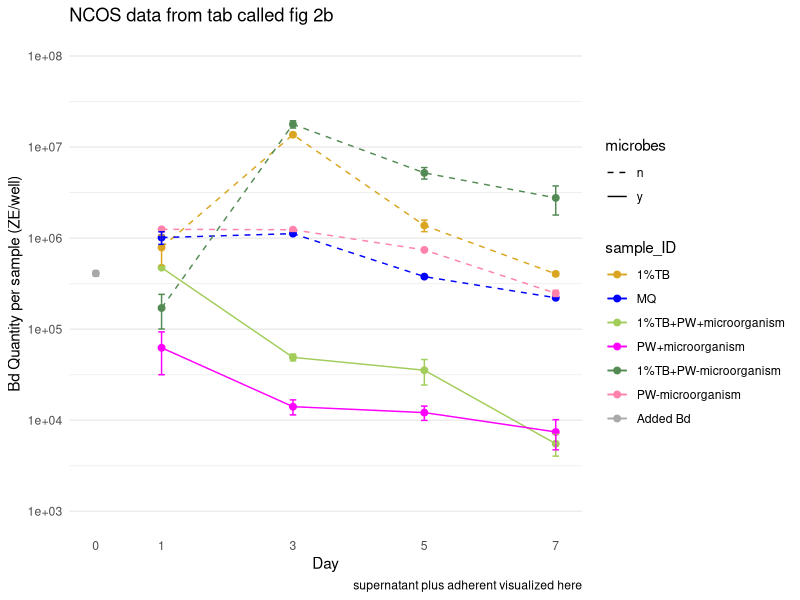
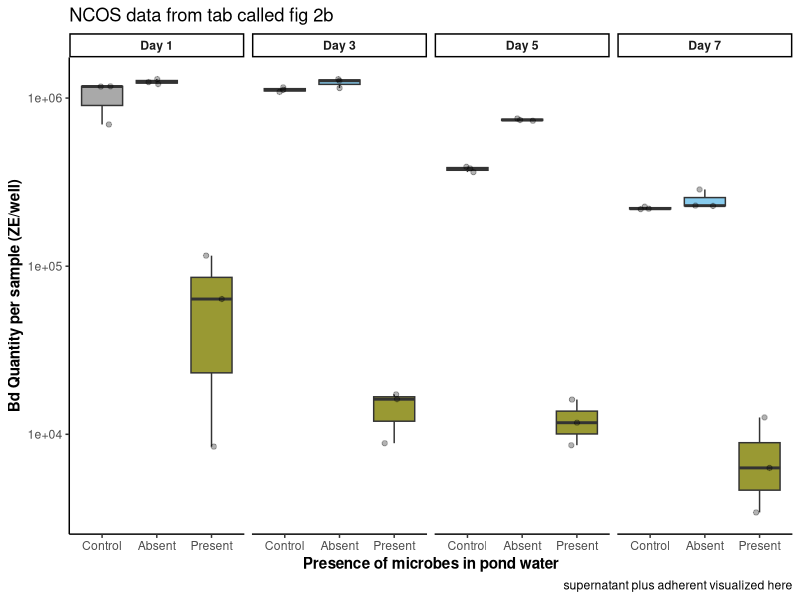
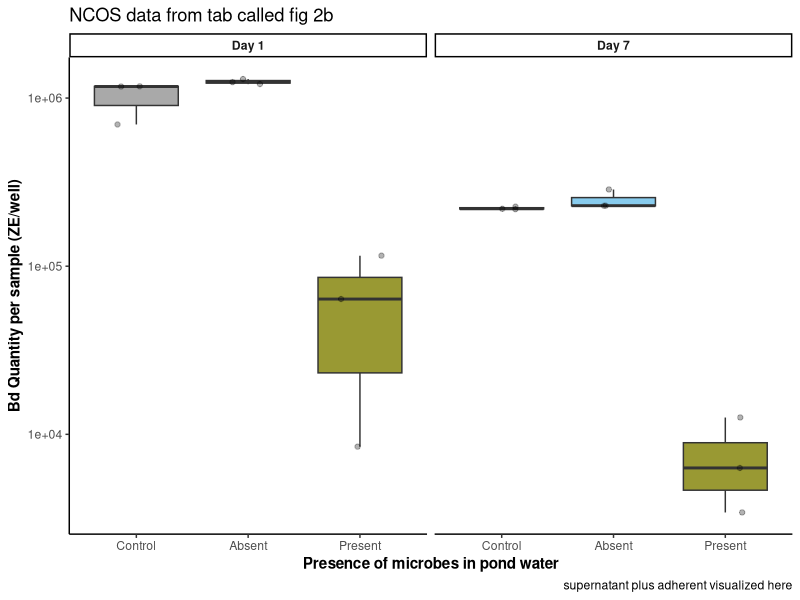
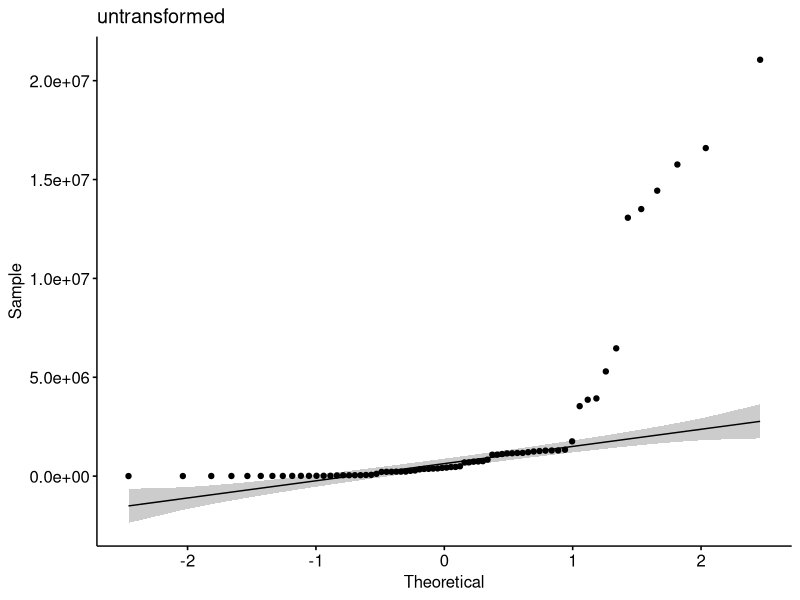
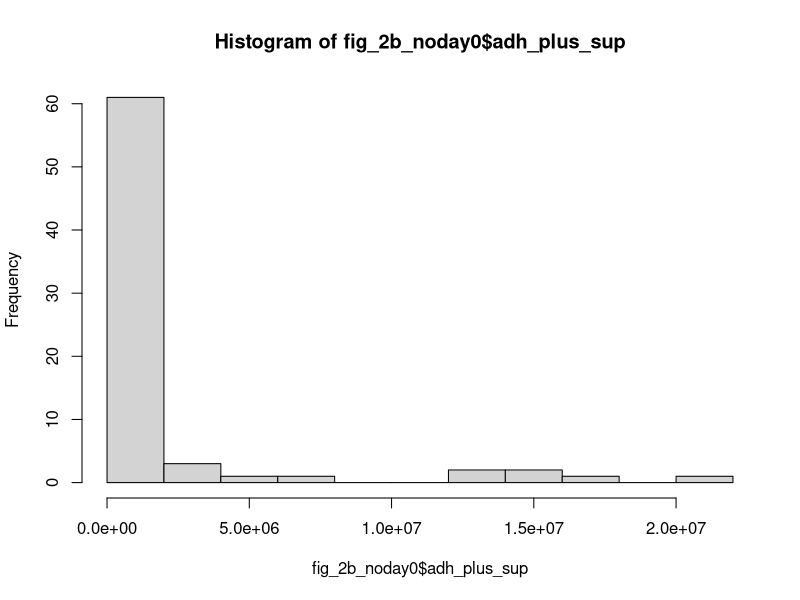
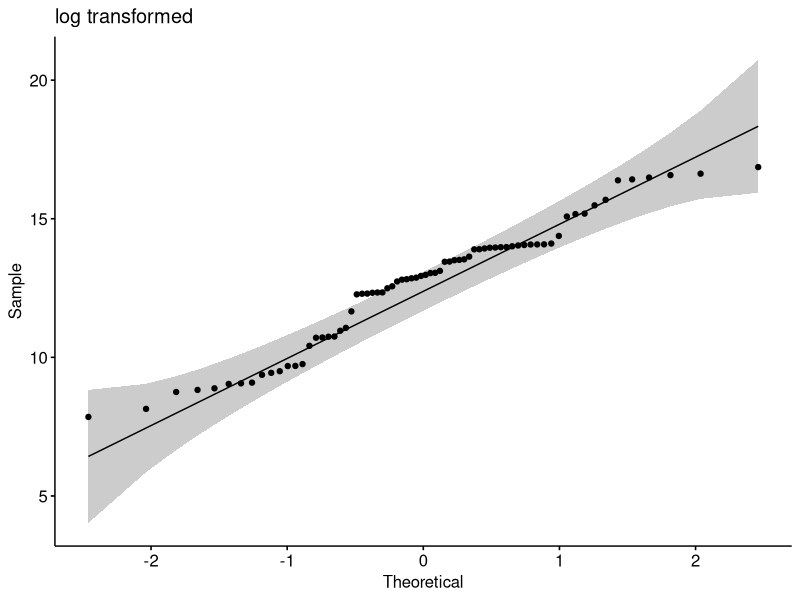
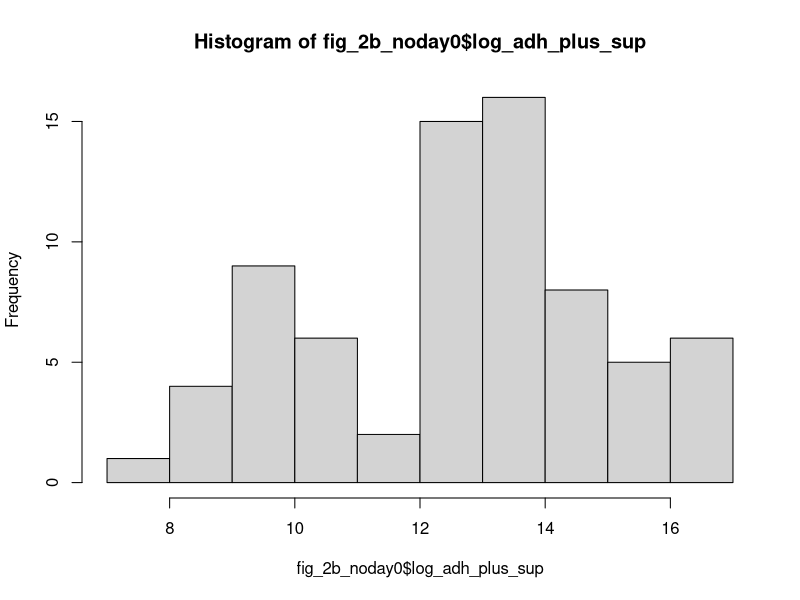
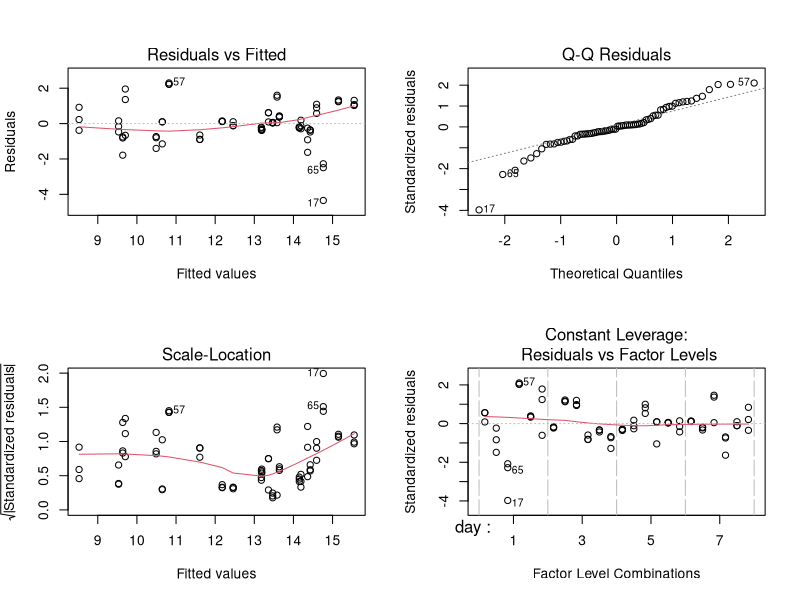

Source code (R) for these figures, in order:
## ---- chunk 1
#| warning: false

## read in and clean data
library(tidyverse) # for cleaning and viewing data
library(here) # for importing data
library(ggpubr)
library(rstatix)
library(ggplot2)
library(car)
library(multcomp)
library(nlme)

fig_2b <- read.csv(here("data", "final_NCOS_2024_reformatted_for_R.xlsx - Fig2B.csv"))
fig_3b <- read.csv(here("data", "final_NCOS_2024_reformatted_for_R.xlsx - Fig3B.csv"))
fig_4b <- read.csv(here("data", "final_NCOS_2024_reformatted_for_R.xlsx - Fig4B.csv"))

with_microbes_40_color <- "#999933"
no_microbes_.22_color <- "#88ccee"
## ---- chunk 2
# add column for microbes or no
fig_2b <- fig_2b %>% 
  mutate(microbes = case_when(
    str_detect(sample_ID, "\\+microorganism") ~ "y",
    TRUE ~ "n"
  )) %>% 
  # add column for TB or no
  mutate(TB = case_when(
    str_detect(sample_ID, "TB") ~ "y",
    TRUE ~ "n"
  )) %>% 
  # add column for PW or no
  mutate(PW = case_when(
    str_detect(sample_ID, "PW") ~ "y",
    TRUE ~ "n"
  ))
## ---- chunk 3
fig2b_summary <- fig_2b %>% 
  group_by(day, sample_ID) %>% 
  reframe(mean = mean(adh_plus_sup), # calculate the mean
            n = length(adh_plus_sup), # count the number of observations
            df = n - 1, # calculate the degrees of freedom
            sd = sd(adh_plus_sup), # calculate the standard deviation
            se = sd/sqrt(n), # calculate the standard error
          ) %>% 
  mutate(microbes = case_when(
    str_detect(sample_ID, "\\+microorganism") ~ "y",TRUE ~ "n")) %>% 
  # add column for TB or no
  mutate(TB = case_when(str_detect(sample_ID, "TB") ~ "y", TRUE ~ "n")) %>% 
  # add column for PW or no
  mutate(PW = case_when(str_detect(sample_ID, "PW") ~ "y", TRUE ~ "n")) 

fig2b_summary %>% 
  # reorder to match Renwei's plot
  mutate(sample_ID = factor(sample_ID, 
                            levels = c("1%TB", "MQ", "1%TB+PW+microorganism", "PW+microorganism", "1%TB+PW-microorganism", "PW-microorganism", "Added Bd"))) %>% 

  ggplot(aes(x = day, 
           y = mean, 
           color = sample_ID)) +
  geom_point(size = 2) +
  geom_errorbar(aes(ymin = mean - se, # plot the standard error
                    ymax = mean + se),
                width = 0.1) +
    geom_line(aes(linetype = microbes)) + 
  scale_y_log10(limits = c(1e3, 1e8), 
                breaks = c(1e3, 1e4, 1e5, 1e6, 1e7, 1e8)) +
  # vibes
  labs(x = "Day",
       y = "Bd Quantity per sample (ZE/well)",
       title = "NCOS data from tab called fig 2b",
       caption = "supernatant plus adherent visualized here") +
  scale_color_manual(values = c("1%TB" = "goldenrod", 
                                "MQ" = "blue", 
                                "1%TB+PW+microorganism" = "darkolivegreen3", 
                                "PW+microorganism" = "magenta", 
                                "1%TB+PW-microorganism" = "palegreen4", 
                                "PW-microorganism" = "palevioletred1",
                                "Added Bd" = "darkgrey")) + # Assign specific colors to match RC's plot
  scale_linetype_manual(values = c("n" = "dashed", 
                                   "y" = "solid")) +
  theme_minimal() +
  theme(
    panel.grid.major.x = element_blank(), # Remove major vertical grid lines
    panel.grid.minor.x = element_blank()) + # Remove minor vertical grid lines
  scale_x_continuous(breaks = c(0, 1, 3, 5, 7))
## ---- chunk 4
fig_2b %>% 
  filter(day != 0 ) %>%
  filter(TB != "y") %>% # remove all treatments with TB broth
 # filter(day != 3 & day != 5) %>% 
  
  ggplot(aes(y= adh_plus_sup, x = sample_ID, fill = sample_ID)) + 
    geom_boxplot() +
  geom_jitter(width = 0.2, alpha = 0.3) +
  scale_y_log10() + 
   facet_wrap(~day, nrow = 1, labeller = labeller(day = c("1" = "Day 1", "3" = "Day 3", 
                                                          "5" = "Day 5", "7" = "Day 7"))) +
    scale_fill_manual(values = c("PW+microorganism" = with_microbes_40_color, 
                                "PW-microorganism" = no_microbes_.22_color,
                                "MQ" = "darkgrey")) +
  scale_x_discrete (labels= c("PW+microorganism" = "Present", "PW-microorganism" = "Absent", "MQ" = "Control")) +
  labs(x = "Presence of microbes in pond water",
       y = "Bd Quantity per sample (ZE/well)",
       title = "NCOS data from tab called fig 2b",
       caption = "supernatant plus adherent visualized here") +
  theme_classic() +
   theme(legend.position = "none",
         strip.text = element_text(face="bold"),
         axis.title = element_text(face = "bold"))
## ---- chunk 5
fig_2b %>% 
  filter(day != 0 ) %>%
  filter(TB != "y") %>% # remove all treatments with TB broth
 filter(day != 3 & day != 5) %>% 
  
  ggplot(aes(y= adh_plus_sup, x = sample_ID, fill = sample_ID)) + 
    geom_boxplot() +
  geom_jitter(width = 0.2, alpha = 0.3) +
  scale_y_log10() + 
   facet_wrap(~day, nrow = 1, labeller = labeller(day = c("1" = "Day 1", "7" = "Day 7"))) +
    scale_fill_manual(values = c("PW+microorganism" = with_microbes_40_color, 
                                "PW-microorganism" = no_microbes_.22_color,
                                "MQ" = "darkgrey")) +
  scale_x_discrete (labels= c("PW+microorganism" = "Present", "PW-microorganism" = "Absent", "MQ" = "Control")) +
  labs(x = "Presence of microbes in pond water",
       y = "Bd Quantity per sample (ZE/well)",
       title = "NCOS data from tab called fig 2b",
       caption = "supernatant plus adherent visualized here") +
  theme_classic() +
   theme(legend.position = "none",
         strip.text = element_text(face="bold"),
         axis.title = element_text(face = "bold"))
## ---- chunk 6
# untransformed
fig_2b_noday0 <- fig_2b %>% 
  filter(day != 0) %>% 
  mutate(log_adh_plus_sup = log(adh_plus_sup)) # note: no zeroes so not log + 1
ggqqplot(fig_2b_noday0, "adh_plus_sup", title = "untransformed")
shapiro.test(fig_2b_noday0$adh_plus_sup) # nope
hist(fig_2b_noday0$adh_plus_sup) # note

# transformed
ggqqplot(fig_2b_noday0, "log_adh_plus_sup", title = "log transformed") # gorgeous
hist(fig_2b_noday0$log_adh_plus_sup) # better
shapiro.test(fig_2b_noday0$log_adh_plus_sup) # p-value = 0.01361, does not pass shapiro, but this has an n of 72 which is more than the recommended <50 samples

## ---- chunk 7
null <- lm(log_adh_plus_sup ~ 1,
  data = fig_2b_noday0)
AIC(null) #326.4356

## ---- chunk 8
# quick check: we want day as a FACTOR
fig_2b_noday0 <- fig_2b_noday0 %>% 
  mutate(day = as.factor(day))
str(fig_2b_noday0$day)

# set MQ as reference
fig_2b_noday0$sample_ID <- factor(fig_2b_noday0$sample_ID)
fig_2b_noday0$sample_ID <- relevel(fig_2b_noday0$sample_ID, ref = "MQ")

# build model
mod <- lm(log_adh_plus_sup ~ day + sample_ID,
  data = fig_2b_noday0)

# diagnostic plot
par(mfrow = c(2,2))
plot(mod)

# look at results
summary(mod)
anova(mod) # day is significant, sample id is too
AIC(mod) # 237.1393

# comparisons by day
emmeans::emmeans(mod, pairwise ~ day) # pairwise comparisons

# comparisons by treatment
emmeans::emmeans(mod, pairwise ~ sample_ID) # pairwise comparisons
## ---- chunk 9
# build model
mod2 <- lm(log_adh_plus_sup ~ day + microbes + PW + TB,
  data = fig_2b_noday0)

# diagnostic plot
par(mfrow = c(2,2))
plot(mod2) # looks better tbh

# look at results
summary(mod2)
anova(mod2) # day, microbes, tb are all significant
AIC(mod2) # 233.1865 better model!

# comparisons
emmeans::emmeans(mod2, pairwise ~ day) # same pattern as previous model, day 1-7 and 3-7
emmeans::emmeans(mod2, pairwise ~ microbes) # microbes p <.0001, no microbes sig more
emmeans::emmeans(mod2, pairwise ~ TB) # TB p = 0.0002, with TB is sig more

## ---- chunk 10
library(emmeans)
# build model
mod3 <- lm(log_adh_plus_sup ~ day*microbes*TB,
  data = fig_2b_noday0)

# diagnostic plot
par(mfrow = c(2,2))
plot(mod3) # looks good

# look at results
summary(mod3)
anova(mod3) # day, microbes, tb are all significant, interactions: day:TB, day:microbes, day:microbes:TB, NOT microbes:TB 
AIC(mod3) # 161.4887 BEST MODEL

# comparisons
em <- emmeans(mod3, ~ day * microbes * TB)
# Perform the Tukey test for pairwise comparisons
tukey_results <- contrast(em, method = "tukey")
# View the results
summary(tukey_results)
